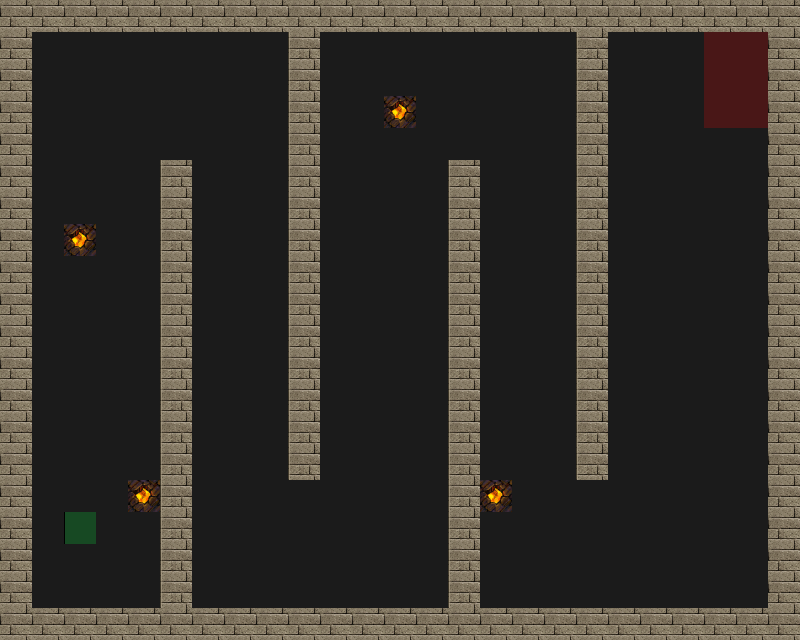

A level layout from a 2D game, rendered from its tile map. Below: a short description, then the map file with its tile-grid data intact:
An orthogonal 25x20 tile map with 32x32 px tiles, 4 tile layers (Road, Trap, Wall, Utility), 4 tilesets.

<map version="1.2" tiledversion="1.2.4" orientation="orthogonal" renderorder="right-down" width="25" height="20" tilewidth="32" tileheight="32" infinite="0" nextlayerid="5" nextobjectid="1">
 <tileset firstgid="1" source="tilesets/meta.tsx" />
 <tileset firstgid="3" source="tilesets/road.tsx" />
 <tileset firstgid="4" source="tilesets/traps.tsx" />
 <tileset firstgid="196" source="tilesets/wallsandroofs.tsx" />
 <layer id="1" name="Road" width="25" height="20">
  <data encoding="csv">
3,3,3,3,3,3,3,3,3,3,3,3,3,3,3,3,3,3,3,3,3,3,3,3,3,
3,3,3,3,3,3,3,3,3,3,3,3,3,3,3,3,3,3,3,3,3,3,3,3,3,
3,3,3,3,3,3,3,3,3,3,3,3,3,3,3,3,3,3,3,3,3,3,3,3,3,
3,3,3,3,3,3,3,3,3,3,3,3,3,3,3,3,3,3,3,3,3,3,3,3,3,
3,3,3,3,3,3,3,3,3,3,3,3,3,3,3,3,3,3,3,3,3,3,3,3,3,
3,3,3,3,3,3,3,3,3,3,3,3,3,3,3,3,3,3,3,3,3,3,3,3,3,
3,3,3,3,3,3,3,3,3,3,3,3,3,3,3,3,3,3,3,3,3,3,3,3,3,
3,3,3,3,3,3,3,3,3,3,3,3,3,3,3,3,3,3,3,3,3,3,3,3,3,
3,3,3,3,3,3,3,3,3,3,3,3,3,3,3,3,3,3,3,3,3,3,3,3,3,
3,3,3,3,3,3,3,3,3,3,3,3,3,3,3,3,3,3,3,3,3,3,3,3,3,
3,3,3,3,3,3,3,3,3,3,3,3,3,3,3,3,3,3,3,3,3,3,3,3,3,
3,3,3,3,3,3,3,3,3,3,3,3,3,3,3,3,3,3,3,3,3,3,3,3,3,
3,3,3,3,3,3,3,3,3,3,3,3,3,3,3,3,3,3,3,3,3,3,3,3,3,
3,3,3,3,3,3,3,3,3,3,3,3,3,3,3,3,3,3,3,3,3,3,3,3,3,
3,3,3,3,3,3,3,3,3,3,3,3,3,3,3,3,3,3,3,3,3,3,3,3,3,
3,3,3,3,156,3,3,3,3,3,3,3,3,3,3,3,3,3,3,3,3,3,3,3,3,
3,3,3,3,3,3,3,3,3,3,3,3,3,3,3,3,3,3,3,3,3,3,3,3,3,
3,3,3,3,3,3,3,3,3,3,3,3,3,3,3,3,3,3,3,3,3,3,3,3,3,
3,3,3,3,3,3,3,3,3,3,3,3,3,3,3,3,3,3,3,3,3,3,3,3,3,
3,3,3,3,3,3,3,3,3,3,3,3,3,3,3,3,3,3,3,3,3,3,3,3,3
</data>
 </layer>
 <layer id="2" name="Trap" width="25" height="20">
  <data encoding="csv">
0,0,0,0,0,0,0,0,0,0,0,0,0,0,0,0,0,0,0,0,0,0,0,0,0,
0,0,0,0,0,0,0,0,0,0,0,0,0,0,0,0,0,0,0,0,0,0,0,0,0,
0,0,0,0,0,0,0,0,0,0,0,0,0,0,0,0,0,0,0,0,0,0,0,0,0,
0,0,0,0,0,0,0,0,0,0,0,0,156,0,0,0,0,0,0,0,0,0,0,0,0,
0,0,0,0,0,0,0,0,0,0,0,0,0,0,0,0,0,0,0,0,0,0,0,0,0,
0,0,0,0,0,0,0,0,0,0,0,0,0,0,0,0,0,0,0,0,0,0,0,0,0,
0,0,0,0,0,0,0,0,0,0,0,0,0,0,0,0,0,0,0,0,0,0,0,0,0,
0,0,156,0,0,0,0,0,0,0,0,0,0,0,0,0,0,0,0,0,0,0,0,0,0,
0,0,0,0,0,0,0,0,0,0,0,0,0,0,0,0,0,0,0,0,0,0,0,0,0,
0,0,0,0,0,0,0,0,0,0,0,0,0,0,0,0,0,0,0,0,0,0,0,0,0,
0,0,0,0,0,0,0,0,0,0,0,0,0,0,0,0,0,0,0,0,0,0,0,0,0,
0,0,0,0,0,0,0,0,0,0,0,0,0,0,0,0,0,0,0,0,0,0,0,0,0,
0,0,0,0,0,0,0,0,0,0,0,0,0,0,0,0,0,0,0,0,0,0,0,0,0,
0,0,0,0,0,0,0,0,0,0,0,0,0,0,0,0,0,0,0,0,0,0,0,0,0,
0,0,0,0,0,0,0,0,0,0,0,0,0,0,0,0,0,0,0,0,0,0,0,0,0,
0,0,0,0,0,0,0,0,0,0,0,0,0,0,0,156,0,0,0,0,0,0,0,0,0,
0,0,0,0,0,0,0,0,0,0,0,0,0,0,0,0,0,0,0,0,0,0,0,0,0,
0,0,0,0,0,0,0,0,0,0,0,0,0,0,0,0,0,0,0,0,0,0,0,0,0,
0,0,0,0,0,0,0,0,0,0,0,0,0,0,0,0,0,0,0,0,0,0,0,0,0,
0,0,0,0,0,0,0,0,0,0,0,0,0,0,0,0,0,0,0,0,0,0,0,0,0
</data>
 </layer>
 <layer id="3" name="Wall" width="25" height="20">
  <data encoding="csv">
261,261,261,261,261,261,261,261,261,261,261,261,261,261,261,261,261,261,261,261,261,261,261,261,261,
261,0,0,0,0,0,0,0,0,260,0,0,0,0,0,0,0,0,260,0,0,0,0,0,261,
261,0,0,0,0,0,0,0,0,260,0,0,0,0,0,0,0,0,260,0,0,0,0,0,261,
261,0,0,0,0,0,0,0,0,260,0,0,0,0,0,0,0,0,260,0,0,0,0,0,261,
261,0,0,0,0,0,0,0,0,260,0,0,0,0,0,0,0,0,260,0,0,0,0,0,261,
261,0,0,0,0,260,0,0,0,260,0,0,0,0,260,0,0,0,260,0,0,0,0,0,261,
261,0,0,0,0,260,0,0,0,260,0,0,0,0,260,0,0,0,260,0,0,0,0,0,261,
261,0,0,0,0,260,0,0,0,260,0,0,0,0,260,0,0,0,260,0,0,0,0,0,261,
261,0,0,0,0,260,0,0,0,260,0,0,0,0,260,0,0,0,260,0,0,0,0,0,261,
261,0,0,0,0,260,0,0,0,260,0,0,0,0,260,0,0,0,260,0,0,0,0,0,261,
261,0,0,0,0,260,0,0,0,260,0,0,0,0,260,0,0,0,260,0,0,0,0,0,261,
261,0,0,0,0,260,0,0,0,260,0,0,0,0,260,0,0,0,260,0,0,0,0,0,261,
261,0,0,0,0,260,0,0,0,260,0,0,0,0,260,0,0,0,260,0,0,0,0,0,261,
261,0,0,0,0,260,0,0,0,260,0,0,0,0,260,0,0,0,260,0,0,0,0,0,261,
261,0,0,0,0,260,0,0,0,260,0,0,0,0,260,0,0,0,260,0,0,0,0,0,261,
261,0,0,0,0,260,0,0,0,0,0,0,0,0,260,0,0,0,0,0,0,0,0,0,261,
261,0,0,0,0,260,0,0,0,0,0,0,0,0,260,0,0,0,0,0,0,0,0,0,261,
261,0,0,0,0,260,0,0,0,0,0,0,0,0,260,0,0,0,0,0,0,0,0,0,261,
261,0,0,0,0,260,0,0,0,0,0,0,0,0,260,0,0,0,0,0,0,0,0,0,261,
261,261,261,261,261,261,261,261,261,261,261,261,261,261,261,261,261,261,261,261,261,261,261,261,261
</data>
 </layer>
 <layer id="4" name="Utility" width="25" height="20">
  <data encoding="csv">
0,0,0,0,0,0,0,0,0,0,0,0,0,0,0,0,0,0,0,0,0,0,0,0,0,
0,0,0,0,0,0,0,0,0,0,0,0,0,0,0,0,0,0,0,0,0,0,1,1,0,
0,0,0,0,0,0,0,0,0,0,0,0,0,0,0,0,0,0,0,0,0,0,1,1,0,
0,0,0,0,0,0,0,0,0,0,0,0,0,0,0,0,0,0,0,0,0,0,1,1,0,
0,0,0,0,0,0,0,0,0,0,0,0,0,0,0,0,0,0,0,0,0,0,0,0,0,
0,0,0,0,0,0,0,0,0,0,0,0,0,0,0,0,0,0,0,0,0,0,0,0,0,
0,0,0,0,0,0,0,0,0,0,0,0,0,0,0,0,0,0,0,0,0,0,0,0,0,
0,0,0,0,0,0,0,0,0,0,0,0,0,0,0,0,0,0,0,0,0,0,0,0,0,
0,0,0,0,0,0,0,0,0,0,0,0,0,0,0,0,0,0,0,0,0,0,0,0,0,
0,0,0,0,0,0,0,0,0,0,0,0,0,0,0,0,0,0,0,0,0,0,0,0,0,
0,0,0,0,0,0,0,0,0,0,0,0,0,0,0,0,0,0,0,0,0,0,0,0,0,
0,0,0,0,0,0,0,0,0,0,0,0,0,0,0,0,0,0,0,0,0,0,0,0,0,
0,0,0,0,0,0,0,0,0,0,0,0,0,0,0,0,0,0,0,0,0,0,0,0,0,
0,0,0,0,0,0,0,0,0,0,0,0,0,0,0,0,0,0,0,0,0,0,0,0,0,
0,0,0,0,0,0,0,0,0,0,0,0,0,0,0,0,0,0,0,0,0,0,0,0,0,
0,0,0,0,0,0,0,0,0,0,0,0,0,0,0,0,0,0,0,0,0,0,0,0,0,
0,0,2,0,0,0,0,0,0,0,0,0,0,0,0,0,0,0,0,0,0,0,0,0,0,
0,0,0,0,0,0,0,0,0,0,0,0,0,0,0,0,0,0,0,0,0,0,0,0,0,
0,0,0,0,0,0,0,0,0,0,0,0,0,0,0,0,0,0,0,0,0,0,0,0,0,
0,0,0,0,0,0,0,0,0,0,0,0,0,0,0,0,0,0,0,0,0,0,0,0,0
</data>
 </layer>
</map>
